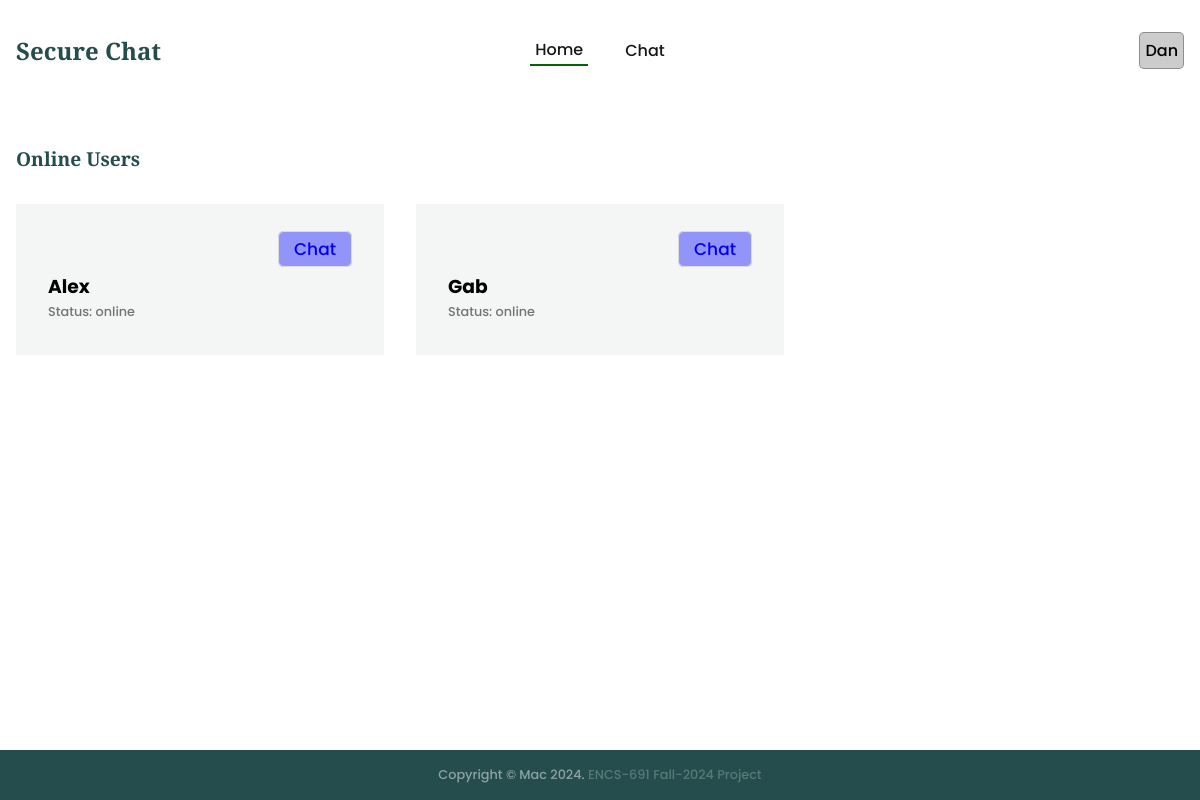
The app's page /Dan/ with its own data.
### chat/models.py (models this page shows, shortened)
class SystemUsers(models.Model):
    username = models.CharField(max_length=50)
    status = models.CharField(max_length=50)
    createdat = models.DateTimeField(default=timezone.now)

### chat/views.py (the view)
# urls.py: path("<str:username>/", index, name="index"),
def index(req, username):
    onlineUsers = SystemUsers.objects.filter(status='online').exclude(username=username)
    context = {
        "username": username,
        "onlineUsers": onlineUsers,
        'pageOptions':{
            'page':'index',
            'buttonLabel':'View',
            'header':'Online Users',
            'index': 'active-menu'
        }
    }
    return render(req, "index.html", context)

### templates/index.html (shortened to what this page needs)
{% extends "base.html" %}
{% block content %}
<section class="section__container product__container" id="product">
    {% include "message.html" %}
    {% if pageOptions %}
    <h4 class="section__header">{{pageOptions.header}}</h4>
    {% if onlineUsers %}
    <div class="product__grid">
        {% for user in onlineUsers %}
        <div class="product__card">
            <div class="auction__btn">
                <div class="btn-div">
                    <a class="bid-btn" href="{% url 'chat:chatRoom' username %}?connectwith={{user.username}}">
                        Chat
                    </a>
                </div>
            </div>
            <h3>{{user.username}}</h3>
            <p>Status: {{user.status}}</p>
        </div>
        {% endfor %}
    </div>
    {% else %}
    <div class="auction-notice">No online users available</div>
    {% endif %}
    {% endif %}
</section>
{% endblock %}

### chat/static/css/styles.css (style rules this page uses)
:root { --primary-color: #254d4d; --text-dark: #171717; --text-light: #737373; --extra-light: #f4f6f5; --white: #ffffff; --max-width: 1200px; --header-font: "Merriweather", serif; }
* { padding: 0; margin: 0; box-sizing: border-box; }
.section__container { max-width: var(--max-width); margin: auto; padding: 1.5rem 1rem; }
.section__header { margin-bottom: 0.5rem; font-size: 1.2rem; font-weight: 600; font-family: var(--header-font); color: var(--primary-color); }
a { text-decoration: none; transition: 0.3s; }
html, body { scroll-behavior: smooth; }
body { font-family: "Poppins", sans-serif; }
.product__grid { margin-top: 2rem; margin-bottom: 3rem; display: grid; gap: 2rem; }
.product__card { position: relative; isolation: isolate; padding: 2rem; }
.product__card::before { position: absolute; content: ""; top: 0; left: 0; width: 100%; height: 100%; background-color: var(--extra-light); z-index: -1; transition: 0.3s; }
.product__card p { padding: 2px 0; font-size: 0.8rem; font-weight: 500; color: var(--text-light); }
.product__card .btn-div { text-align: end; }
.auction__btn { display: flex; justify-content: end; margin-bottom: 10px; }
.product__card .bid-btn { font-size: 1.2rem; font-weight: 500; cursor: pointer; padding: 5px 15px; font-size: 17px; border: 1px solid #ddd; border-radius: 6px; outline: none; background-color: rgba(0, 0, 255, 0.4); z-index: 10; position: relative; }
@media (width > 540px) { .product__grid { grid-template-columns: repeat(2, 1fr); } }
@media (width > 768px) { .product__grid { grid-template-columns: repeat(3, 1fr); } }
::placeholder { text-transform: none; }
a { text-decoration: none; }

### records on screen
SystemUsers: username "Alex", status "online"
SystemUsers: username "Gab", status "online"

### other values on screen
{{ username }} "Dan"
{{ pageOptions.header }} "Online Users"
